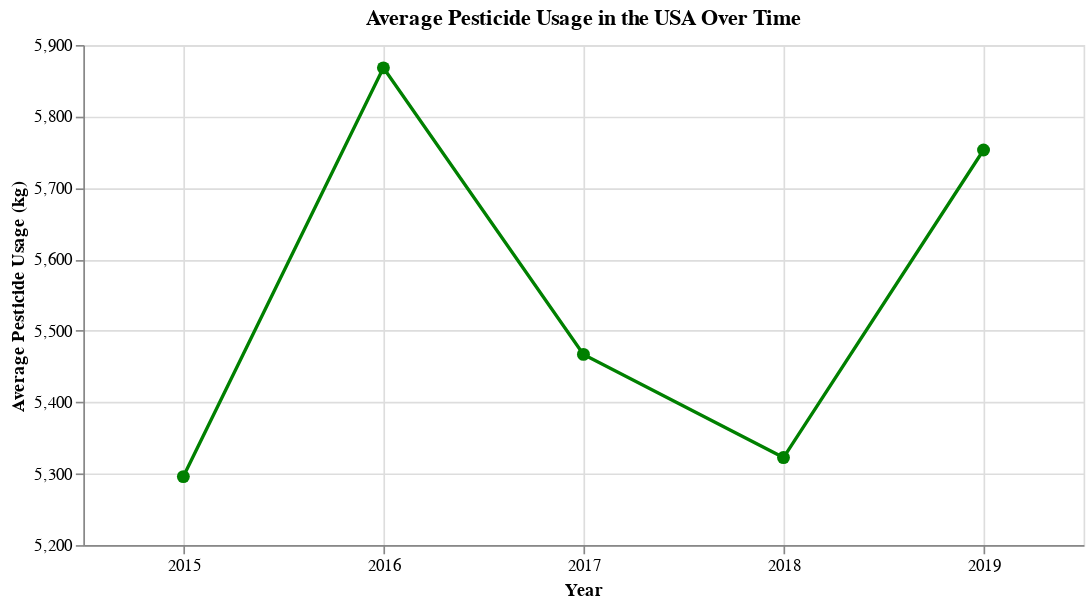

This figure's notebook cell:
### Markdown cell above
Regarding average temperature, it increased from 54.8°C to 56.1°C from 2015 to 2016, reaching the highest temperature among the 5 years, then decreased over the following three years. Since 2016 had both the highest average temperature and the highest average percentage loss for the USA, it may imply a potential association between temperature and bee health.

### Code cell
# Query to retrieve average pesticide usage data for each year for the whole USA
query = """
    SELECT Year, AVG((LowEstimate + HighEstimate) / 2) AS AveragePesticideUsage
    FROM Pesticide
    GROUP BY Year
    ORDER BY Year
"""

# Execute the query
cursor.execute(query)

# Fetch all rows
rows = cursor.fetchall()

# Extract data into separate lists for plotting
years = []
average_pesticide_usage = []

for row in rows:
    years.append(row[0])
    average_pesticide_usage.append(row[1])


# Make a dataframe for the plot
data = {"years": years,
        "average_pesticide_usage": average_pesticide_usage}

data = pd.DataFrame(data)

# Create a line graph
alt.Chart(data).mark_line(color = "green", point = {"color":"green", "size": 60}).encode(
    x = alt.X("years:O", title = 'Year', axis=alt.Axis(labelAngle= 0)),
    y = alt.Y("average_pesticide_usage:Q", title = 'Average Pesticide Usage (kg)', scale = alt.Scale(domain = [5200, 5900])),
    tooltip = [alt.Tooltip("years", title = "Year"),
               alt.Tooltip("average_pesticide_usage", title = "Average Pesticide Usage (kg)", format='.2f')]
).properties(
    title = 'Average Pesticide Usage in the USA Over Time',
    width = 600,
    height = 300
).configure_axis(
    grid = True
)

### Figure 1 — Vega-Lite specification as saved in the notebook (floating-point values rounded to 4 significant figures)
{"config": {"view": {"continuousWidth": 300, "continuousHeight": 300}, "axis": {"grid": true}}, "data": {"name": "data-5d56ac7d8857ca9403102c52edbe5491"}, "mark": {"type": "line", "color": "green", "point": {"color": "green", "size": 60}}, "encoding": {"tooltip": [{"field": "years", "title": "Year", "type": "quantitative"}, {"field": "average_pesticide_usage", "format": ".2f", "title": "Average Pesticide Usage (kg)", "type": "quantitative"}], "x": {"axis": {"labelAngle": 0}, "field": "years", "title": "Year", "type": "ordinal"}, "y": {"field": "average_pesticide_usage", "scale": {"domain": [5200, 5900]}, "title": "Average Pesticide Usage (kg)", "type": "quantitative"}}, "height": 300, "title": "Average Pesticide Usage in the USA Over Time", "width": 600, "$schema": "https://vega.github.io/schema/vega-lite/v5.16.3.json", "datasets": {"data-5d56ac7d8857ca9403102c52edbe5491": [{"years": 2015, "average_pesticide_usage": 5296.0}, {"years": 2016, "average_pesticide_usage": 5868.0}, {"years": 2017, "average_pesticide_usage": 5467.0}, {"years": 2018, "average_pesticide_usage": 5323.0}, {"years": 2019, "average_pesticide_usage": 5753.0}]}}
